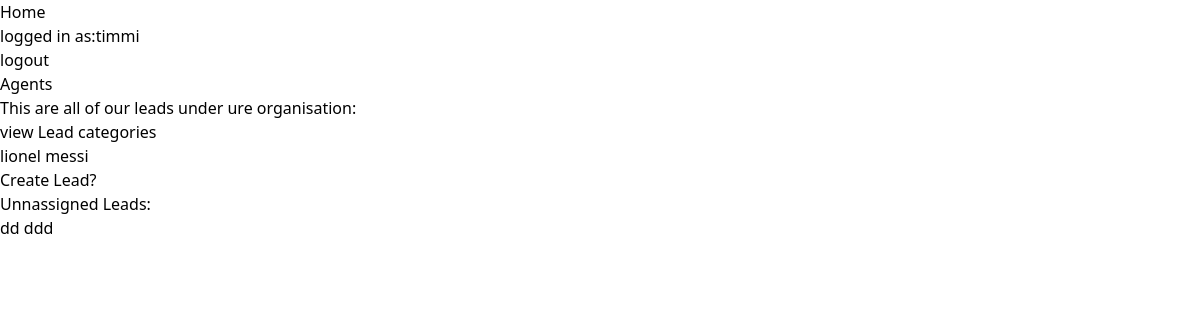
The page /lead-list (signed in) on the database as committed earlier.
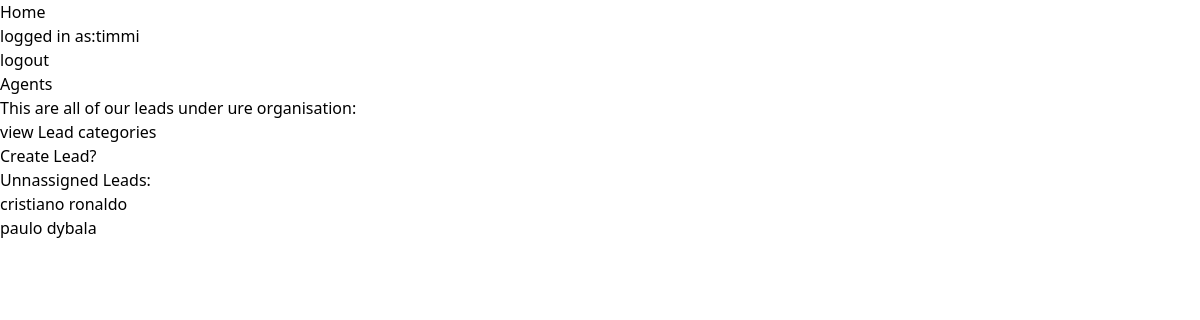
The same page on the database as committed later.
### CRMapp/models.py (models this page shows, shortened)
class User(AbstractUser):
    pass
    is_organisor = models.BooleanField(default=True)
    is_agent = models.BooleanField(default=False)

class Lead(models.Model):
    first_name = models.CharField(max_length=20)
    last_name = models.CharField(max_length=20)
    age = models.IntegerField(default=0)
    descripton = models.TextField(null=True, blank=True)
    agent = models.ForeignKey("Agent", on_delete=models.SET_NULL, null=True, blank=True)
    date_added = models.DateTimeField(auto_now_add=True)
    organisation = models.ForeignKey("Auto", on_delete=models.CASCADE)
    category = models.ForeignKey("Category", on_delete=models.SET_NULL, null=True, blank=True, related_name='leads')
    created_at = models.DateTimeField(default=datetime.now, blank=True, null=True)

### CRMapp/views.py (the view)
# urls.py: path('lead-list', views.Lead_list.as_view(), name='lead-list'),
class Lead_list(LoginRequiredMixin, generic.ListView):
    template_name = 'lead-list.html'
    context_object_name = "leads"
    def get_queryset(self):
        if self.request.user.is_organisor:
            queryset = Lead.objects.filter(organisation = self.request.user.auto, agent__isnull=False)
        else:
            queryset = Lead.objects.filter(agent = self.request.user.agent)
        return queryset
    def get_context_data(self, **kwargs):
        context = super(Lead_list, self).get_context_data(**kwargs)
        if self.request.user.is_organisor:
            queryset=Lead.objects.filter(organisation=self.request.user.auto, agent__isnull=True)
            context.update(
                {
                    'unassigned_leads':queryset,
                }
            )
        return context

### CRMapp/templates/lead-list.html (shortened to what this page needs)
<!DOCTYPE html>
<html lang="en">
<head>
    <link href="https://unpkg.com/tailwindcss@^1.0/dist/tailwind.min.css" rel="stylesheet">
</head>
<body>
    <a href="{% url 'leads:landing-page' %}">Home</a>
    {% if request.user.is_authenticated %}
    <h3>logged in as:{{request.user.username}}</h3><a href="{% url 'logout' %}"><h3>logout</h3></a>
    {% else %}
    <a href="{% url 'login' %}"><h3>login</h3></a><a href="{% url 'signup' %}"><h3>signup</h3>
    {% endif %}
    {% if request.user.is_organisor %}
    <a href="{% url 'agents:agent-list' %}"><h3>Agents</h3></a>
    {% endif %}
    {% if request.user.is_organisor %}
    <h1>This are all of our leads under ure organisation:</h1></a>
    <a href="{% url 'leads:category' %}"><h2>view Lead categories</h2></a>
    {% else %}
    <h1>This are all your leads to manage</h1>
    {% endif %}
    {% for lead in leads %}
    <a href="{% url 'leads:lead-detail' lead.id %}"><h3>{{lead.first_name}} {{lead.last_name}}</h3></a>
    {% endfor %}
    {% if request.user.is_organisor %}
    <a href="{% url 'leads:lead-create' %}"><h3>Create Lead?</h3></a>
    {% endif %}
    {% if unassigned_leads.exists %}
    <h2>Unnassigned Leads:</h2>
    {% for unassigned in unassigned_leads %}
    <p><h3><a href="{% url 'leads:agentassign' unassigned.id %}">{{unassigned.first_name}} {{unassigned.last_name}}</a></h3></p>
    {% endfor %}
    {% endif %}
</body>
</html>

Rows that differ between the two databases and show on the page:
removed Lead: first_name "lionel", last_name "messi", shown under "view Lead categories"
removed Lead: first_name "dd", last_name "ddd", shown under "Unnassigned Leads:"
added Lead: first_name "cristiano", last_name "ronaldo", shown under "Unnassigned Leads:"
added Lead: first_name "paulo", last_name "dybala", shown under "Unnassigned Leads:"
